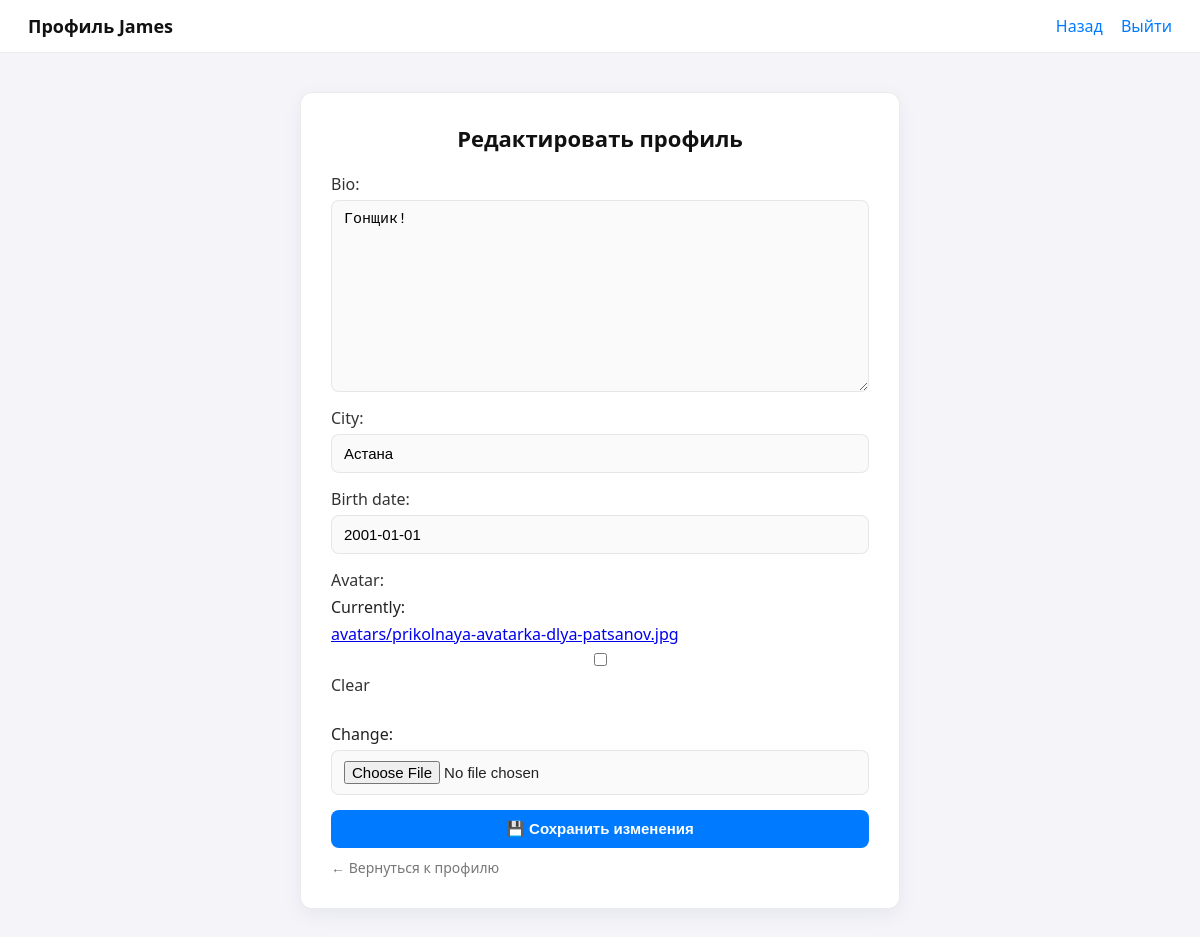
The app's page /accounts/profile/James/edit/ (signed in) with its own data.
### blog/models.py (models this page shows, shortened)
class Profile(models.Model):
	user = models.OneToOneField(User, on_delete=models.CASCADE)
	avatar = models.ImageField(upload_to='avatars/', blank=True, null=True)
	bio = models.TextField(blank=True, null=True)
	city = models.CharField(max_length=100, blank=True, null=True)
	birth_date = models.DateField(blank=True, null=True)

### blog/views.py (the view)
# urls.py: path('accounts/profile/<str:username>/edit/', views.profile_edit, name='profile_edit'),
@login_required
def profile_edit(request, username):
    user = get_object_or_404(User, username=username)
    if request.user != user:
        return HttpResponseForbidden("У вас нет прав редактировать этот профиль.")
    profile = user.profile
    if request.method == 'POST':
        form = ProfileForm(request.POST, request.FILES, instance=profile)
        if form.is_valid():
            form.save()
            return redirect('profile', username=request.user.username)
    else:
        form = ProfileForm(instance=profile)
    return render(request, 'profile_edit.html', {'form': form})

### blog/forms.py
class ProfileForm(forms.ModelForm):
    class Meta:
        model = Profile
        fields = ['bio', 'city', 'birth_date', 'avatar']

### blog/templates/profile_edit.html (shortened to what this page needs)
<!DOCTYPE html>
<html lang="ru">
<head>
</head>
<body>
<header>
  <h1>Профиль {{ user.username }}</h1>
  <nav>
    <a href="{% url 'profile' user.username %}">Назад</a>
    <a href="{% url 'logout' %}">Выйти</a>
  </nav>
</header>
<main>
  <h1>Редактировать профиль</h1>
  <form method="POST" enctype="multipart/form-data">
    {{ form.as_p }}
    <button type="submit">💾 Сохранить изменения</button>
  </form>
  <a href="{% url 'profile' user.username %}" class="back-link">← Вернуться к профилю</a>
</main>
</body>
</html>

### blog/templates/profile_edit.html (style rules this page uses)
:root { --bg: #f4f4f9; --card-bg: #ffffff; --border: rgba(0,0,0,0.08); --accent: #007bff; --accent-hover: #005fd1; --muted: #777; --radius: 12px; --shadow: 0 6px 20px rgba(24,39,75,0.06); }
* { box-sizing: border-box; }
body { font-family: "Segoe UI", Roboto, Arial, sans-serif; background: var(--bg); margin: 0; color: #222; }
header { background: var(--card-bg); padding: 14px 28px; display: flex; align-items: center; justify-content: space-between; box-shadow: 0 1px 0 rgba(0,0,0,0.04); position: sticky; top: 0; z-index: 50; }
header h1 { margin: 0; font-size: 18px; color: #111; }
header nav a { color: var(--accent); text-decoration: none; margin-left: 14px; font-weight: 500; }
main { max-width: 600px; margin: 40px auto; background: var(--card-bg); border-radius: var(--radius); box-shadow: var(--shadow); padding: 30px; border: 1px solid var(--border); }
main h1 { margin-top: 0; font-size: 22px; text-align: center; color: #111; }
form { display: flex; flex-direction: column; gap: 15px; margin-top: 20px; }
form p { margin: 0; display: flex; flex-direction: column; gap: 5px; }
label { font-weight: 500; color: #333; }
input[type="text"], input[type="email"], input[type="file"], textarea, select { padding: 10px 12px; border-radius: 8px; border: 1px solid var(--border); background: #fafafa; font-size: 15px; transition: border 0.2s, background 0.2s; }
button { background: var(--accent); border: none; color: white; font-weight: 600; padding: 10px 14px; border-radius: 8px; cursor: pointer; font-size: 15px; transition: background 0.2s, transform 0.15s; }
.back-link { display: inline-block; text-decoration: none; color: var(--muted); font-size: 14px; margin-top: 10px; text-align: center; }

### records on screen
Profile: bio "Гонщик!", city "Астана", birth_date "2001-01-01"

### other values on screen
{{ user.username }} "James"
